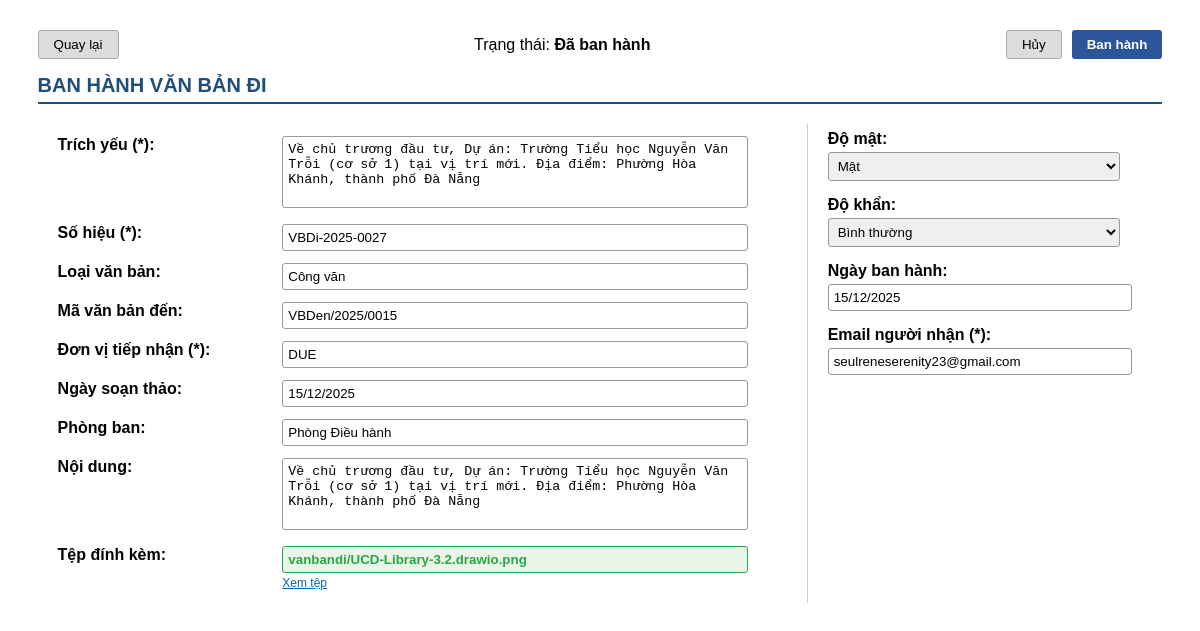
The app's page /vanbandi/ban-hanh/28/ (signed in) with its own data.
### QLVB/models.py (models this page shows, shortened)
class VanBanDi(models.Model):
    SoHieu = models.CharField("Số hiệu", max_length=50, unique=True)
    NgayBanHanh = models.DateField("Ngày ban hành", null=True, blank=True)
    TrichYeu = models.CharField("Trích yếu", max_length=500)
    NoiDung = models.TextField("Nội dung")
    LoaiVbDi = models.CharField("Loại văn bản đi", max_length=255)
    DonViNhan = models.CharField("Đơn vị nhận", max_length=255, null=True, blank=True)
    Email = models.EmailField("Email nhận")
    FileDinhKem = models.FileField(upload_to='vanbandi/', blank=True, null=True)
    DoMat = models.CharField(max_length=20, choices=DO_MAT_VBDI_CHOICES, default='BINH THUONG', null=True, blank=True)
    DoKhan = models.CharField(max_length=20, choices=DO_KHAN_VBDI_CHOICES, default='BINH THUONG', null=True, blank=True)
    TrangThai = models.CharField("Trạng thái", max_length=50, null=True, blank=True)
    NgayTao = models.DateTimeField("Ngày tạo", auto_now_add=True)
    MaNhanVien = models.ForeignKey(settings.AUTH_USER_MODEL, on_delete=models.CASCADE, verbose_name="Người soạn thảo")
    MaVBDen = models.ForeignKey(VanBanDen, on_delete=models.CASCADE, null=True, blank=True,
                                verbose_name="Văn bản đến liên quan")
    YeuCauVBDi = models.IntegerField(choices=[(0, 'Không yêu cầu'), (1, 'Có yêu cầu')], default=0)
    MaPhongBan = models.ForeignKey(PhongBan, on_delete=models.CASCADE)
    class Meta:
       verbose_name = "Văn bản đi / dự thảo"
       verbose_name_plural = "Văn bản đi / dự thảo"
       permissions = [
           ("tao_vanbandi", "Tạo văn bản đi"),
           ("sua_vanbandi", "Sửa văn bản đi"),
           ("xemchitiet_vanbandi", "Xem chi tiết văn bản đi"),
           ("xemdanhsach_vanbandi", "Xem danh sách văn bản đi"),
           ("thongqua_vanbandi", "Thông qua văn bản đi"),
           ("xetduyet_vanbandi", "Xét duyệt văn bản đi"),
           ("phancong_vanbandi", "Phân công nhân viên (văn bản đi)"),
           ("banhanh_vanbandi", "Ban hành văn bản đi"),
       ]

class VanBanDen(models.Model):
    SoHieu = models.CharField("Số hiệu", max_length=100)
    TrichYeu = models.CharField("Trích yếu", max_length=250)
    LoaiVBDen = models.CharField("Loại văn bản", max_length=100)
    DonViPhatHanh = models.CharField("Đơn vị phát hành", max_length=250)
    NgayBanHanh = models.DateTimeField("Ngày ban hành", null=True, blank=True)
    NgayDen = models.DateTimeField("Ngày đến", null=True, blank=True)
    NoiDung = models.CharField("Nội dung tóm tắt", max_length=500, null=True, blank=True)
    DoKhan = models.CharField(max_length=20, choices=DOKHAN_CHOICES, default='BINH THUONG')
    DoMat = models.CharField(max_length=20, choices=DOMAT_CHOICES, default='BINH THUONG')
    TrangThai = models.CharField("Trạng thái", max_length=50, null=True, blank=True, default='Chờ xét duyệt')
    FileDinhKem = models.FileField(upload_to='vanbanden/', blank=True, null=True)
    MaNhanVien = models.ForeignKey(settings.AUTH_USER_MODEL, on_delete=models.CASCADE,verbose_name="Người tiếp nhận")
    MaPhongBan = models.ForeignKey(PhongBan, on_delete=models.CASCADE,verbose_name="Phòng ban")
    NgayTao = models.DateTimeField(auto_now_add=True)
    YeuCauVBDi = models.IntegerField(choices=[(0, 'Không yêu cầu'), (1, 'Có yêu cầu')], default=0)
    NguoiNhanTrinhKy = models.ForeignKey(
        settings.AUTH_USER_MODEL,
        on_delete=models.CASCADE,
        null=True,
        blank=True,
        related_name='vanbanden_trinhky',
        verbose_name='Người Nhận Trình Ký'
    )
    class Meta:
        verbose_name = "Văn bản đến"
        verbose_name_plural = "Văn bản đến"
        permissions = [
            ("tao_vanbanden", "Tạo văn bản đến"),
            ("sua_vanbanden", "Sửa văn bản đến"),
            ("xemchitiet_vanbanden", "Xem chi tiết văn bản đến"),
            ("xemdanhsach_vanbanden", "Xem danh sách văn bản đến"),
            ("phancong_vanbanden", "Phân công nhân viên (văn bản đến)"),
            ("xetduyet_vanbanden", "Xét duyệt văn bản đến"),
            ("capnhat_trangthai_cv_vbden", "Cập nhật trạng thái công việc"),
            ("xem_nhatky_vanbanden", "Xem nhật ký hoạt động văn bản đến"),
        ]

class PhongBan(models.Model):
    TenPhongBan = models.CharField(max_length=100, unique=True)
    Email = models.EmailField(unique=True)
    def __str__(self):
        return self.TenPhongBan
    class Meta:
        verbose_name = "Phòng ban"
        verbose_name_plural = "Phòng ban"

### QLVB/views.py (the view, shortened to what this page needs)
# urls.py: path('vanbandi/ban-hanh/<int:id>/', views.ban_hanh_van_ban, name='ban_hanh_van_ban'),
@transaction.atomic
@login_required
@permission_required('QLVB.banhanh_vanbandi', raise_exception=True)
def ban_hanh_van_ban(request, id):
   vb = get_object_or_404(VanBanDi, id=id)
   today = timezone.now().date()
   return render(request, "vanbandi/ban_hanh_van_ban.html", {"vb": vb, "today": today})

### QLVB/context_processors.py (called while the page is built, shortened)
def thong_bao_context(request):
    today_notifications = []
    week_notifications = []
    old_notifications = []
    notification_count = 0
    if request.user.is_authenticated:
        try:
            nhanvien = NhanVien.objects.get(email=request.user.email)
            all_thong_baos = ThongBao.objects.filter(MaNhanVien=nhanvien).order_by('-NgayTao')
            today = timezone.now().date()
            week_start = today - timedelta(days=today.weekday())
            notification_count = all_thong_baos.filter(DaDoc=False).count()
        except NhanVien.DoesNotExist:
            pass
    return {
        'today_notifications': today_notifications,
        'week_notifications': week_notifications,
        'old_notifications': old_notifications,
        'notification_count': notification_count
    }

### QLVB/views.py (called while the page is built)
def global_notifications(request):
    now = timezone.now()
    start_of_week = now - timedelta(days=now.weekday())
    today_notifications = ThongBao.objects.filter(NgayTao__date=now.date())
    week_notifications = ThongBao.objects.filter(NgayTao__gte=start_of_week, NgayTao__lt=now.date())
    old_notifications = ThongBao.objects.filter(NgayTao__lt=start_of_week)
    notification_count = ThongBao.objects.count()
    return {
        'today_notifications': today_notifications,
        'week_notifications': week_notifications,
        'old_notifications': old_notifications,
        'notification_count': notification_count
    }

### QLVB/templates/vanbandi/ban_hanh_van_ban.html (shortened to what this page needs)
{% extends "base_toast.html" %}
{% load static %}
{% block content %}
<div class="container">
    <form method="POST">
        <div class="header-buttons">
            <div>
                <button type="button" class="btn-gray" onclick="history.back()">Quay lại</button>
            </div>
            <div>Trạng thái: <b>{{ vb.TrangThai|default:"Chưa ban hành" }}</b></div>
            <div style="display: flex; gap: 10px;">
                <button class="btn-gray" name="cancel" type="submit">Hủy</button>
                <button class="btn-blue" name="banhanh" type="submit">Ban hành</button>
            </div>
        </div>
        <div class="title">BAN HÀNH VĂN BẢN ĐI</div>
        <table>
            <tr>
                <td style="width: 65%;">
                    <table style="width:100%;">
                        <tr>
                            <td style="width:30%;"><label>Trích yếu (*):</label></td>
                            <td><textarea readonly>{{ vb.TrichYeu }}</textarea></td>
                        </tr>
                        <tr>
                            <td><label>Số hiệu (*):</label></td>
                            <td><input type="text" readonly value="{{ vb.SoHieu|default:" (Tự động sinh)" }}"></td>
                        </tr>
                        <tr>
                            <td><label>Loại văn bản:</label></td>
                            <td><input type="text" readonly value="{{ vb.LoaiVbDi }}"></td>
                        </tr>
                        <tr>
                            <td><label>Mã văn bản đến:</label></td>
                            <td><input type="text" readonly value="{{ vb.MaVBDen.SoHieu }}"></td>
                        </tr>
                        <tr>
                            <td><label>Đơn vị tiếp nhận (*):</label></td>
                            <td><input type="text" readonly value="{{ vb.DonViNhan }}"></td>
                        </tr>
                        <tr>
                            <td><label>Ngày soạn thảo:</label></td>
                            <td><input type="text" readonly value="{{ vb.NgayTao|date:'d/m/Y' }}"></td>
                        </tr>
                        <tr>
                            <td><label>Phòng ban:</label></td>
                            <td><input type="text" readonly value="{{ vb.MaPhongBan }}"></td>
                        </tr>
                        <tr>
                            <td><label>Nội dung:</label></td>
                            <td><textarea readonly>{{ vb.NoiDung }}</textarea></td>
                        </tr>
                        <tr>
                            <td><label>Tệp đính kèm:</label></td>
                            <td>
                                {% if vb.FileDinhKem %}
                                <input type="text" readonly value="{{ vb.FileDinhKem.name }}"
                                       style="width:90%; border:1px solid #28a745; background:#e8f5e8; color:#28a745; font-weight:bold;">
                                <br>
                                <a href="{{ vb.FileDinhKem.url }}" target="_blank"
                                   style="font-size:12px; color:#0066cc; text-decoration:underline;">Xem tệp</a>
                                {% else %}
                                <input type="text" readonly value="Không có tệp đính kèm"
                                       style="width:90%; border:1px solid #dc3545; background:#fff5f5; color:#dc3545;">
                                {% endif %}
                            </td>
                        </tr>
                    </table>
                </td>
                <td class="right-panel">
                    <div class="field-group">
                        <label>Độ mật:</label>
                        <select name="DoMat">
                            <option value="MAT" {% if vb.DoMat == "MAT" %}selected{% endif %}>Mật</option>
                        </select>
                    </div>
                    <div class="field-group">
                        <label>Độ khẩn:</label>
                        <select name="DoKhan">
                            <option value="BINH THUONG" {% if vb.DoKhan == "BINH THUONG" %}selected{% endif %}>Bình thường</option>
                        </select>
                    </div>
                    <div class="field-group">
                        <label>Ngày ban hành:</label>
                        <input type="text" readonly value="{{ today|date:'d/m/Y' }}">
                    </div>
                    <div class="field-group">
                        <label>Email người nhận (*):</label>
                        <input type="text" name="Email" value="{{ vb.Email }}" required>
                    </div>
                </td>
            </tr>
        </table>
    </form>
</div>
{% endblock %}

### QLVB/templates/vanbandi/ban_hanh_van_ban.html (style rules this page uses)
.container { margin: 30px auto; width: 95%; font-family: Arial, sans-serif; }
.btn-blue { background-color: #2b579a; color: #fff; border: none; padding: 6px 15px; border-radius: 3px; font-weight: bold; cursor: pointer; }
.btn-gray { background-color: #dcdcdc; border: 1px solid #aaa; padding: 6px 15px; border-radius: 3px; cursor: pointer; }
.header-buttons { display: flex; justify-content: space-between; align-items: center; margin-bottom: 15px; }
.title { border-bottom: 2px solid #1e4e79; font-size: 20px; font-weight: bold; padding-bottom: 5px; margin-bottom: 20px; color: #1e4e79; }
table { width: 100%; border-collapse: collapse; }
td { padding: 6px 10px; vertical-align: top; }
label { font-weight: bold; }
input[type="text"], textarea, select { width: 90%; border: 1px solid #999; padding: 5px; border-radius: 3px; }
textarea { height: 60px; resize: none; }
.right-panel { border-left: 1px solid #ccc; padding-left: 20px; width: 30%; }
.field-group { margin-bottom: 15px; }
.field-group label { display: block; font-weight: bold; margin-bottom: 4px; }

### records on screen
VanBanDi: TrangThai "Đã ban hành", TrichYeu "Về chủ trương đầu tư, Dự án: Trường Tiểu học Nguyễn Văn Trỗi (cơ sở 1) tại vị trí mới. Địa điểm: Phường Hòa Khánh, thành phố Đà Nẵng", SoHieu "VBDi-2025-0027", LoaiVbDi "Công văn", MaVBDen.SoHieu "VBDen/2025/0015", DonViNhan "DUE", NgayTao "15/12/2025", MaPhongBan "Phòng Điều hành", NoiDung "Về chủ trương đầu tư, Dự án: Trường Tiểu học Nguyễn Văn Trỗi (cơ sở 1) tại vị trí mới. Địa điểm: Phường Hòa Khánh, thành phố Đà Nẵng", FileDinhKem.name "vanbandi/UCD-Library-3.2.drawio.png", DoMat "Mật", DoKhan "Bình thường", Email "seulreneserenity23@gmail.com"
